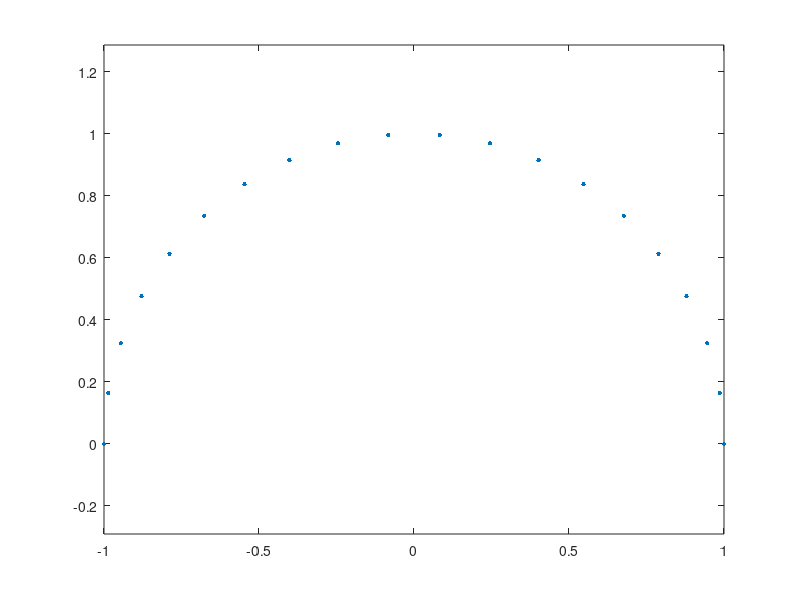

The MATLAB script that drew this image: (Note: this script raises an error after producing the figure.)
%% 5. Complex Chebfuns
% Lloyd N. Trefethen, November 2009, latest revision May 2019

%% 5.1  Complex functions of a real variable
% (See also Section 12.7 -- phase portraits in Chebfun2.)

%%
% One of the attractive features of MATLAB is that it handles complex
% arithmetic well. For example, here are $20$ points on the upper half of the
% unit circle in the complex plane:
MS = 'markersize';
s = linspace(0,pi,20);
f = exp(1i*s);
plot(f,'.',MS,10)
axis equal
  
%%
% In MATLAB, both the variables |i| and |j| are initialized as $i$, the square
% root of $-1$, but this code uses |1i| instead (just as one might write, for
% example, |3+2i| or |2.2-1.1i|).  Writing the imaginary unit in this fashion
% is a common trick among MATLAB programmers, for it avoids the risk of
% surprises caused by |i| or |j| having been overwritten by other values. The
% |axis equal| command ensures that the real and imaginary axes are scaled
% equally.

%%
% Here is a Chebfun analogue.
s = chebfun(@(s) s,[0 pi]);
f = exp(1i*s);
plot(f)
axis equal

%%
% The Chebfun semicircle is represented by a polynomial of low degree:
length(f)
plot(f,'.-',MS,10)
axis equal

%%
% We can have fun with variations on the theme:
subplot(1,2,1), g = s*exp(10i*s); plot(g), axis equal
subplot(1,2,2), h = exp(2i*s)+.3*exp(20i*s); plot(h), axis equal

%%
subplot(1,2,1), plot(g^2), axis equal
subplot(1,2,2), plot(exp(h)), axis equal

%%
% Such plots make pretty pictures, but as always with Chebfun, the
% underlying operations involve precise mathematics carried out to many
% digits of accuracy.  For example, the integral of |g| is $-\pi i/10$,
sum(g)

%%
% and the integral of |h| is zero:
sum(h)

%%
% Piecewise smooth complex chebfuns are also possible. For example, the
% following starts from a chebfun |z| defined as $(1+0.5i)s$ for $s$ on the
% interval $[0,1]$ and $1+0.5i-2(s-1)$ for $s$ on the interval $[1,2]$.
z = chebfun({@(s) (1+.5i)*s, @(s) 1+.5i-2*(s-1)},[0 1 2]);
subplot(1,2,1), plot(z), axis equal, grid on
subplot(1,2,2), plot(z^2), axis equal, grid on

%%
% Actually, this way of constructing a piecewise chebfun is rather clumsy.
% An easier method is to use the |join| command, in which a
% construction like |join(f,g,h)| constructs a single chebfun with the same
% values as |f|, |g|, and |h|, but on a domain concatenated together.  Thus if
% the domains of |f|, |g|, |h| are $[a,b]$,
% $[c,d]$, and $[e,f]$, then |join(f,g,h)| has
% three pieces with domains $[a,b]$, $[b,b+(d-c)]$, $[b+(d-c),b+(d-c)+(f-e)]$.
% Using this trick, we can construct the chebfun |z| above in the following
% alternative manner:
  s = chebfun(@(s) s,[0 1]);
  zz = join((1+.5i)*s, 1+.5i-2*s);
  norm(z-zz)

%% 5.2 Analytic functions and conformal maps
% A function is *analytic* if it is differentiable in the complex sense, or
% equivalently, if it has a convergent Taylor series near each point in
% its domain of definition.
% Analytic functions do interesting things in the complex plane. In
% particular, away from points where the derivative is zero, they are
% *conformal maps*, which means that although they may scale and rotate an
% infinitesimal region, they preserve angles between intersecting curves.

%%
% For example, suppose we define |R| to be a chebfun corresponding to the
% four sides of a rectangle and we define |X| to be another chebfun
% corresponding to a cross inside |R|.
s = chebfun('s',[0 1]);
R = join(1+s, 2+2i*s, 2+2i-s, 1+2i-2i*s);
LW = 'linewidth'; lw1 = 1.5; lw2 = 2.2;
clf, subplot(1,2,1), plot(R,LW,lw2), grid on, axis equal
X = join(1.3+1.5i+.4*s, 1.5+1.3i+.4i*s);
hold on, plot(X,'r',LW,lw2)

%%
% Here we see what happens to |R| and |X| under the maps $z^2$ and $\exp(z)$:
clf
subplot(1,2,1), plot(R^2,LW,lw1), grid on, axis equal
hold on, plot(X^2,'r',LW,lw2)
subplot(1,2,2), plot(exp(R),LW,lw1), grid on, axis equal
hold on, plot(exp(X),'r',LW,lw2)

%%
% We can take the same idea further and construct a grid in the complex
% plane, each segment of which is a piece of a chebfun that happens to be
% linear.  In this case we accumulate the various pieces as successive
% columns of a quasimatrix, i.e., a "matrix" whose columns are chebfuns
% (see Chapter 6).
  x = chebfun(@(x) x);
  S = chebfun;                  % make an empty chebfun
  for d = -1:.2:1
    S = [S d+1i*x 1i*d+x];      % add 2 more lines to the collection
  end
  clf,
  subplot(1,2,1), plot(S), axis equal

%%
% Here are the exponential and tangent of the grid:
  subplot(1,2,1), plot(exp(S)), axis equal
  subplot(1,2,2), plot(tan(S)), axis equal

%%
% Here is a sequence that puts all three images together on a single scale:
  clf
  plot(S), hold on
  plot(1.6+exp(S))
  plot(6.6+tan(S))
  axis equal, axis off

%%
% A particularly interesting set of conformal maps are the *Moebius
% transformations*, the rational functions of the form $(az+b)/(cz+d)$ for
% constants $a,b,c,d$.  For example, here is a square and its image under the
% map $w = 1/(1+z)$, and the image of the image under the same map, and the
% image of the image of the image.  We also plot the limit point given by
% the equation $z = 1/(1+z)$, i.e., $z = (\sqrt{5}-1)/2$.
moebius = @(z) 1/(1+z);
s = chebfun(@(s) s,[0 1]);
S = join(-.5i+s, 1-.5i+1i*s, 1+.5i-s, .5i-1i*s);
clf
for j = 1:3
  S = [S moebius(S(:,j))];
end
plot(S)
hold on, axis equal
plot((sqrt(5)-1)/2,0,'.k',MS,6)

%%
% Here's a prettier version of the same image using the Chebfun |fill|
% command.
S = join(-.5i+s, 1-.5i+1i*s, 1+.5i-s, .5i-1i*s);
clf
fill(real(S),imag(S),[.5 .5 1]), axis equal, hold on
S = moebius(S); fill(real(S),imag(S),[.5 1 .5])
S = moebius(S); fill(real(S),imag(S),[1 .5 .5])
S = moebius(S); fill(real(S),imag(S),[.5 1 1 ])
plot((sqrt(5)-1)/2,0,'.k',MS,6)
axis off

%% 5.3 Contour integrals
% If $s$ is a real parameter and $z(s)$ is a complex function of $s$,
% then we can define a contour integral in the complex plane like this:
% $$ \int f(z(s)) z'(s) ds . $$
% The contour in question is the curve described by $z(s)$ as $s$ varies over
% its range.

%%
% For example, in the example at the end of Section 5.1 the contour
% consists of two straight segments that begin at $0$ and end at $-1+.5i$.  We
% can compute the integral of $\exp(-z^2)$ over the contour like this:
  f = exp(-z^2);
  I = sum(f*diff(z))

%%
% Notice how easily the contour integral is realized in Chebfun, even over
% a contour consisting of several pieces. This particular integral is
% related to the complex error function [Weideman 1994].
  
%%
% According to *Cauchy's theorem*, the integral of an analytic function
% around a closed curve is zero, or equivalently, the integral between two
% points $z_1$ and $z_2$ is path-independent.
% To verify this property, we can compute the
% same integral over the straight segment going directly from $0$
% to $-1+0.5i$:
  w = chebfun('(-1+.5i)*s',[0 1]);
  f = exp(-w^2);
  I2 = sum(f*diff(w))

%%
% A *meromorphic function* is a function that is analytic in a region of
% interest in the complex plane apart from possible poles. According to the
% *Cauchy integral formula*, $1/2\pi i$ times the integral of a meromorphic
% function $f$ around a closed contour is equal to the sum of the residues of
% $f$ associated with any poles it may have in the enclosed region.   The
% *residue* of $f$ at a point $z_0$ is the coefficient of the degree $-1$ term in
% its Laurent expansion at $z_0$.  For example, the function
% $\exp(z)/z^3$ has
% Laurent series $z^{-3} + z^{-2} + (1/2)z^{-1} + (1/6)z^0 +\dots$ at the
% origin, and so its residue there is $1/2$.  We can confirm this by
% computing the contour integral around a circle:
z = chebfun('exp(1i*s)',[0 2*pi]);
f = exp(z)/z^3;
I = sum(f*diff(z))/(2i*pi)

%%
% Notice that we have just computed the degree $2$ Taylor coefficient of $\exp(z)$.

%%
% When Chebfun integrates around a circular contour like this, it does not
% automatically take advantage of the fact that the integrand is periodic.
% That would
% be Fourier analysis as opposed to Chebyshev analysis, and beginning
% with Version 5, a "trigfun" approach to such problems has been
% available, at least when the arguments are smooth (compare [Davis 1959]).
% For example, we could repeat the above calculation in Fourier mode
% like this:
z = chebfun('exp(1i*s)',[0 2*pi],'trig');
f = exp(z)/z^3;
I = sum(f*diff(z))/(2i*pi)

%%
% Chebyshev methods are more flexible, as a rule, but Fourier methods
% have advantages sometimes of efficiency (up to a factor of $\pi/2$
% per dimension) and accuracy.  For techniques that recover some of
% that factor of $\pi/2$ even for nonperiodic problems,
% see [Hale & Trefethen 2008].

%%
% The contour does not have to have radius $1$, or be centered at the origin:
z = chebfun('1+2*exp(1i*s)',[0 2*pi],'trig');
f = exp(z)/z^3;
I2 = sum(f*diff(z))/(2i*pi)

%% 
% Nor does the contour have to be smooth. Here let us compute the same
% result by integration over a square (reverting to Chebyshev rather
% than Fourier technology).
s = chebfun('s',[-1 1]);
z = join(1+1i*s, 1i-s, -1-1i*s, -1i+s);
f = exp(z)/z^3;
I3 = sum(f*diff(z))/(2i*pi)

%%
% In Chebfun one can also construct more interesting contours of the kind
% that appear in complex variables texts.  Here is an example involving
% a "keyhole" contour:
  c = [-2+.05i, -.2+.05i, -.2-.05i, -2-.05i];    % 4 corners
  s = chebfun('s',[0 1]);
  z = join(c(1)+s*(c(2)-c(1)), c(2)*c(3).^s./c(2).^s, ...
       c(3)+s*(c(4)-c(3)), c(4)*c(1).^s./c(4).^s);
  clf, plot(z), axis equal, axis off

%%
% The integral of $f(z) = \log(z)\tanh(z)$ around this contour will be equal to
% $2\pi i$ times the sum of the residues at the poles of $f$ at $\pm \pi i/2$.
f = log(z)*tanh(z);
I = sum(f*diff(z))
Iexact = 4i*pi*log(pi/2)

%% 5.4 Cauchy integrals and locating zeros and poles
% Here are some further examples of computations with Cauchy integrals. The
% Bernoulli number $B_k$ is $k!$ times the kth Taylor coefficient of
% $z/(\exp(z)-1)$. Here is $B_{10}$ compared with its exact value $5/66$.
k = 10;
z = chebfun('4*exp(1i*s)',[0 2*pi],'trig');
f = z/((exp(z)-1));
B10 = factorial(k)*sum((f/z^(k+1))*diff(z))/(2i*pi)
exact = 5/66

%%
% Notice that we have taken |z| to be a circle of radius $4$. If the radius is
% $1$, the accuracy is a good deal lower:
z = chebfun('exp(1i*s)',[0 2*pi],'trig');
f = z/((exp(z)-1));
B10 = factorial(k)*sum((f/z^(k+1))*diff(z))/(2i*pi)

%%
% This problem of numerical instability would arise no matter how one
% calculated the integral over the unit circle; it is not the fault of
% Chebfun.  For a study of how to pick the optimal radius, see [Bornemann
% 2009].

%%
% Another use of Cauchy integrals is to count zeros or poles of functions
% in specified regions.  According to the *principle of the argument*, the
% number of zeros minus the number of poles of $f$ in a region is
% $$ N = {1\over 2\pi i} \int { f'(z) \over f(z)} dz, $$
% where the integral is taken over the boundary.  Since $f' = df/dz =
% (df/ds)(ds/dz)$, we can rewrite this as
% $$ N = {1\over 2\pi i} \int {1\over f} {df\over ds} ds. $$
% For example, the function $f(z) = \sin(z)^3 + \cos(z)^3$ clearly has no
% poles; how many zeros does it have in the disk about $0$ of radius $2$? The
% following calculation shows that the answer is $3$:
z = chebfun('2*exp(1i*s)',[0 2*pi]);
f = sin(z)^3 + cos(z)^3;
N = sum((diff(f)./f))/(2i*pi)

%%
% What is really going on here is a calculation of the change of the
% argument of $f$ as the boundary is traversed.  Another way to find that
% number is with the Chebfun overloads of the MATLAB commands |angle|
% and |unwrap|:
anglef = unwrap(angle(f));
N = (anglef(end)-anglef(0))/(2*pi)

%%
% Variations on this idea enable one to locate zeros and poles as well as
% count them.  For example, we can locate a single zero with the formula
% $$ r = {1\over 2\pi i} \int  z (df/ds)/f ds $$
% [McCune 1966].  Here is the zero of the function above in the unit disk:
z = chebfun('exp(1i*s)',[0 2*pi],'trig');
f = sin(z)^3 + cos(z)^3;
r = sum(z*(diff(f)/f))/(2i*pi)

%%
% We can check the result by a more ordinary Chebfun calculation:
x = chebfun('x');
f = sin(x)^3 + cos(x)^3;
r = roots(f)

%%
% To find multiple zeros via Cauchy integrals, and for many other 
% generalizations of the ideas in this chapter,
% see [Austin, Kravanja & Trefethen 2013].

%% 5.5 Alphabet soup
% The Chebfun command |scribble| returns a piecewise linear complex chebfun
% corresponding to a word spelled out in capital letters.  For example:
f = scribble('Oxford University');
LW = 'linewidth'; lw = 2;
plot(f,LW,lw), xlim(1.1*[-1 1]), axis equal

%%
% This chebfun happens to have 67 pieces:
length(domain(f))-1

%%
% Though its applications are unlikely to be mathematical, $f$ is a precisely
% defined mathematical object just like any other chebfun.  If we wish, we
% can compute with it:
f(0), norm(f)

%%
% Perhaps more interesting is that we can apply functions to it and learn
% something in the process:
plot(exp(3i*f),'m',LW,lw), ylim(1.2*[-1 1]), axis equal

%%
% Does putting a box around enhance the image? (We do this by adding a
% second column of a Chebfun quasimatrix -- see Chapter 6.)
L = f.ends(end);
s = chebfun(@(x) 2*x+2,[-1 -0.5]);
box = join(-1.1-.05i+2.2*s,1.1-.05i+.22i*s,1.1+.17i-2.2*s,-1.1+.17i-.22i*s);
f = [f box];
plot(f,LW,lw), xlim(1.2*[-1 1]), axis equal

%%
clf, plot(exp((1+.2i)*f),LW,lw), axis equal, axis off

%%
plot(tan(f),LW,lw), axis equal, axis off

%%
% Next May 16, you might wish to write a greeting card for Pafnuty Lvovich
% Chebyshev, accurate as always to 15 digits:
f = scribble('Happy Birthday Pafnuty!');
L = f.ends(end);
g = @(z) exp(-2.2i+(2.5i+.4)*z);
clf, plot(g(f),'r',LW,lw)
circle = 1.12*chebfun(@(x) exp(2i*pi*x/L),[0 L]);
ellipse = 1.2*(circle + 1/circle)/2 + 1i*mean(imag(f));
hold on, plot(g(ellipse),'b',LW,lw)
axis auto equal off

%%
% You can find an example "Birthday cards and analytic functions" in the
% Fun Stuff section of the Chebfun Examples collection, and further
% related explorations in the Geometry section.  And here's another
% complex scribble:
clf
cheb.gallery('motto')

%% 5.6  References
%
% [Austin, Kravanja & Trefethen 2014] A. P. Austin, P. Kravanja, and
% L. N. Trefethen, "Numerical algorithms based on analytic function
% values at roots of unity", _SIAM Journal on Numerical Analysis_ 52 (2014),
% 1795--1821.
%
% [Bornemann 2009] F. Bornemann, "Accuracy and stability of computing
% high-order derivatives of analytic functions by Cauchy integrals",
% _Foundations of Computational Mathematics_, 11 (2011), 1-63.
%
% [Davis 1959] P. J. Davis, "On the numerical integration of periodic
% analytic functions", in R. E. Langer, ed., _On Numerical Integration_,
% Math. Res. Ctr., U. of Wisconsin, 1959, pp. 45-59.
%
% [Hale & Trefethen 2008] N. Hale and L. N. Trefethen, "New quadrature
% formulas from conformal maps", _SIAM Journal on Numerical Analysis_, 46
% (2008), 930-948.
%
% [McCune 1966] J. E. McCune, "Exact inversion of dispersion relations",
% _Physics of Fluids_, 9 (1966), 2082-2084.
%
% [Weideman 1994] J. A. C. Weideman, "Computation of the complex error
% function", _SIAM Journal on Numerical Analysis_, 31 (1994), 1497-1518.
